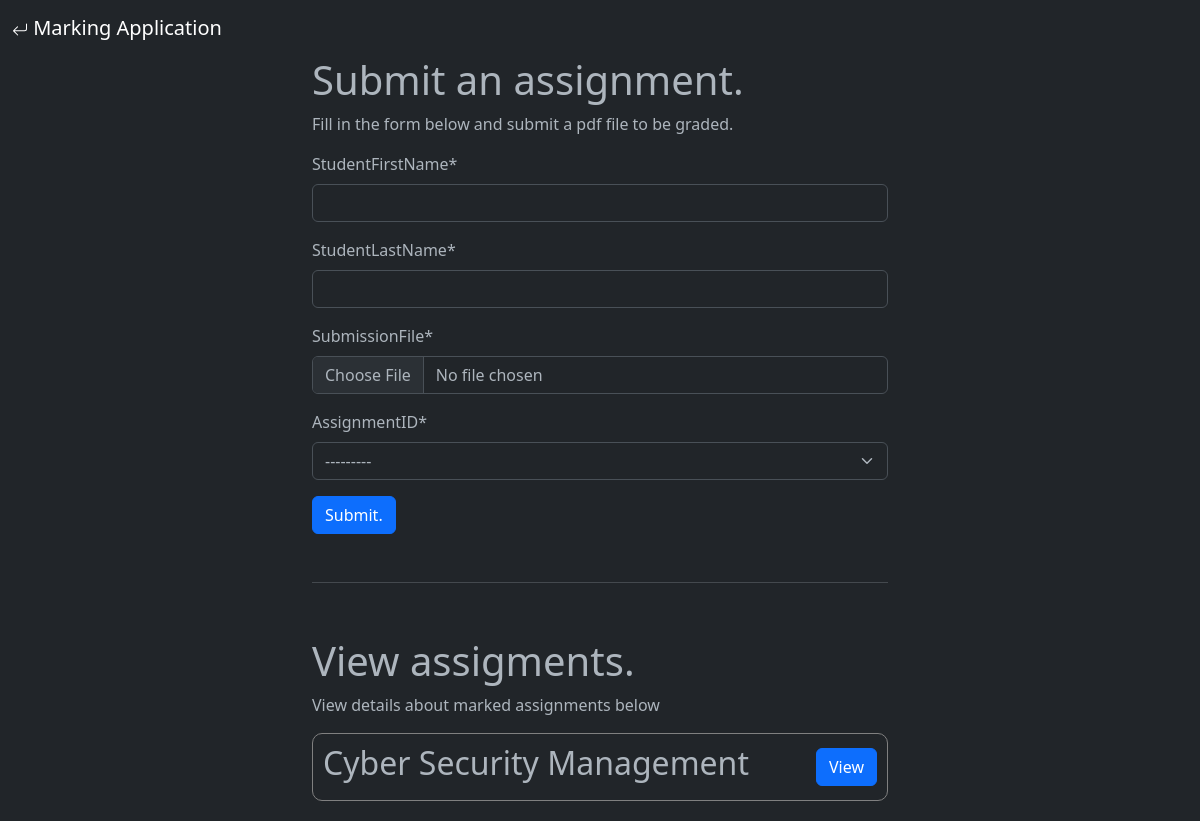
The app's page /view/, older data.
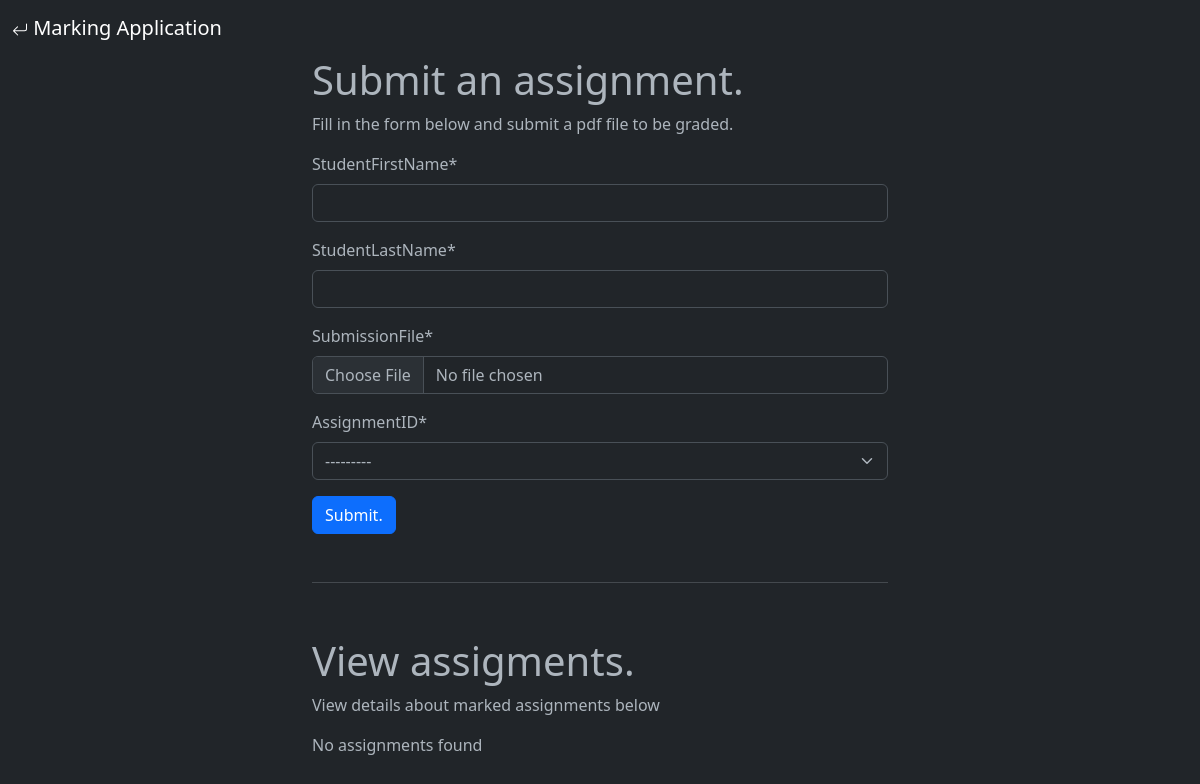
The same page, newer data.
### markingApp/models.py (models this page shows, shortened)
class Submission(models.Model):
    studentFirstName = models.CharField(max_length=100)
    studentLastName = models.CharField(max_length=100)
    mark = models.IntegerField(blank=True, null=True)
    submissionFile = models.FileField(upload_to='submissions', validators=[FileExtensionValidator(['pdf'])])
    assignmentID = models.ForeignKey(Assignment, on_delete=models.CASCADE)

class Assignment(models.Model):
    assignmentName = models.CharField(max_length=100)
    def __str__(self):
        return self.assignmentName

### markingApp/views.py (the view)
# urls.py: path('view/', submissionCreateView.as_view(), name ='marking-view'),
class submissionCreateView(CreateView):
    model = Submission # specify the model to use
    fields = ["studentFirstName","studentLastName","submissionFile","assignmentID"] # specify the fields to use in the form
    template_name = 'markingApp/viewMarked.html' # specify the name of the template to use
    success_url = "/"
    def get_context_data(self, **kwargs):
        context = super().get_context_data(**kwargs)
        context['submissions'] = Submission.objects.filter(mark__isnull=False)
        return context

### markingApp/templates/markingApp/viewMarked.html (shortened to what this page needs)
{% load crispy_forms_tags %}
<!doctype html>
<html lang="en" data-bs-theme="dark">
  <head>
    <link href="https://cdn.jsdelivr.net/npm/bootstrap@5.3.0-alpha1/dist/css/bootstrap.min.css" rel="stylesheet">
  </head>
  <body>
{% include 'markingApp/nav.html' %}
<div class= "container-fluid" id="content">
<h1>Submit an assignment. </h1>
<p>Fill in the form below and submit a pdf file to be graded. </p>
<form method="POST" enctype="multipart/form-data">
  <div class="form-group">
    {{form | crispy}}
  </div>
  <button type="submit" class="btn btn-primary">Submit.</button>
</form>
<div style="height: clamp(1rem,3rem,4rem);"></div>
<hr style="width: 100%; margin: auto;">
</div>
<div class= "container-fluid" id="content">
  <div style="height: clamp(1rem,3rem,4rem);"></div>
  <h1>View assigments.</h1>
  <p>View details about marked assignments below </p>
    {% for submission in submissions %}
    <div class="assignment-box">
        <h2>{{ submission.assignmentID.assignmentName}}</h2>
        <a href="{% url 'submission-detail' pk=submission.pk %}" class="btn btn-primary view-button">View</a>
    </div>
      {% empty %}
          <p>No assignments found</p>
      {% endfor %}
  </div>
  </body>
</html>

Row changes from the older to the newer data that the page shows:
no longer on this page (row edited): Submission: assignmentID.assignmentName "Cyber Security Management"
Text that changed along with them:
text now shown: "No assignments found"
